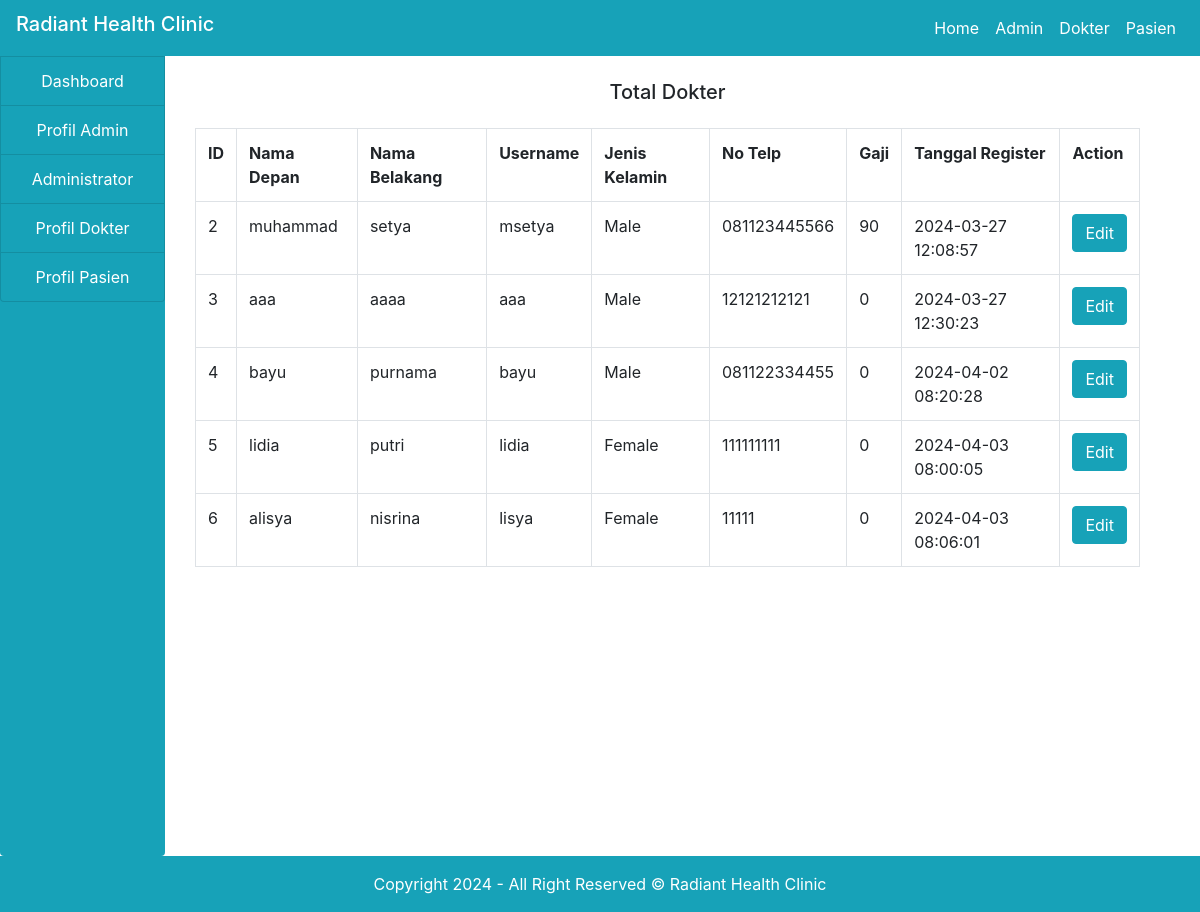
The page /admin/doctor.php on the database its author committed.
### tables this page shows
CREATE TABLE `doctors` (
  `id` int(100) NOT NULL,
  `firstname` varchar(100) NOT NULL,
  `surname` varchar(100) NOT NULL,
  `username` varchar(100) NOT NULL,
  `email` varchar(100) NOT NULL,
  `gender` varchar(100) NOT NULL,
  `phone` varchar(100) NOT NULL,
  `country` varchar(100) NOT NULL,
  `password` varchar(100) NOT NULL,
  `salary` varchar(100) NOT NULL,
  `data_reg` varchar(100) NOT NULL,
  `status` varchar(100) NOT NULL,
  `profile` varchar(100) NOT NULL
);

### admin/doctor.php (the view, shortened to what this page needs)
<!DOCTYPE html>
<html>
<head>
</head>
<body>
	<?php
	include("../include/header.php");
	include("../include/connection.php");
	?>
	<div class="container-fluid">
		<div class="col-md-12">
			<div class="row">
				<div class="col-md-2" style="margin-left: -30px;">
					<?php
					include("sidenav.php");
					?>
				</div>
				<div class="col-md-10">
					<h5 class="text-center mt-4 my-4">Total Dokter</h5>
					<?php
						$query = "SELECT * FROM doctors WHERE status='Approved' ORDER BY data_reg ASC";
						$res = mysqli_query($connect,$query);
						$output = "";
$output .="
	<table class='table table-bordered'>
		<tr>
			<th>ID</th>
			<th>Nama Depan</th>
			<th>Nama Belakang</th>
			<th>Username</th>
			<th>Jenis Kelamin</th>
			<th>No Telp</th>
			<th>Gaji</th>
			<th>Tanggal Register</th>
			<th>Action</th>
		</tr>
";
while ($row = mysqli_fetch_array($res)) {
	$output .="
		<tr>
			<td>".$row['id']."</td>
			<td>".$row['firstname']."</td>
			<td>".$row['surname']."</td>
			<td>".$row['username']."</td>
			<td>".$row['gender']."</td>
			<td>".$row['phone']."</td>
			<td>".$row['salary']."</td>
			<td>".$row['data_reg']."</td>
			<td>
			<a href='edit.php?id=".$row['id']."'>
				<button class='btn btn-info'>Edit</button>
			</a>
			</td>
	";
}
$output .="
	</tr>
	</table>
";
echo $output;
					?>
				</div>
			</div>
		</div>
	</div>
	<footer class="bg-blue text-center">
  	<div class="text-center p-3 bg-info">
  	  <a class="text-white" href="index.php">  Copyright 2024 - All Right Reserved © Radiant Health Clinic </a>
 	 </div>
	</footer>
</body>
</html>

### rows shown on the page
doctors: id "2", firstname "muhammad", surname "setya", username "msetya", gender "Male", phone "081123445566", salary "90", data_reg "2024-03-27 12:08:57"
doctors: id "3", firstname "aaa", surname "aaaa", username "aaa", gender "Male", phone "12121212121", salary "0", data_reg "2024-03-27 12:30:23"
doctors: id "4", firstname "bayu", surname "purnama", username "bayu", gender "Male", phone "081122334455", salary "0", data_reg "2024-04-02 08:20:28"
doctors: id "5", firstname "lidia", surname "putri", username "lidia", gender "Female", phone "111111111", salary "0", data_reg "2024-04-03 08:00:05"
doctors: id "6", firstname "alisya", surname "nisrina", username "lisya", gender "Female", phone "11111", salary "0", data_reg "2024-04-03 08:06:01"
